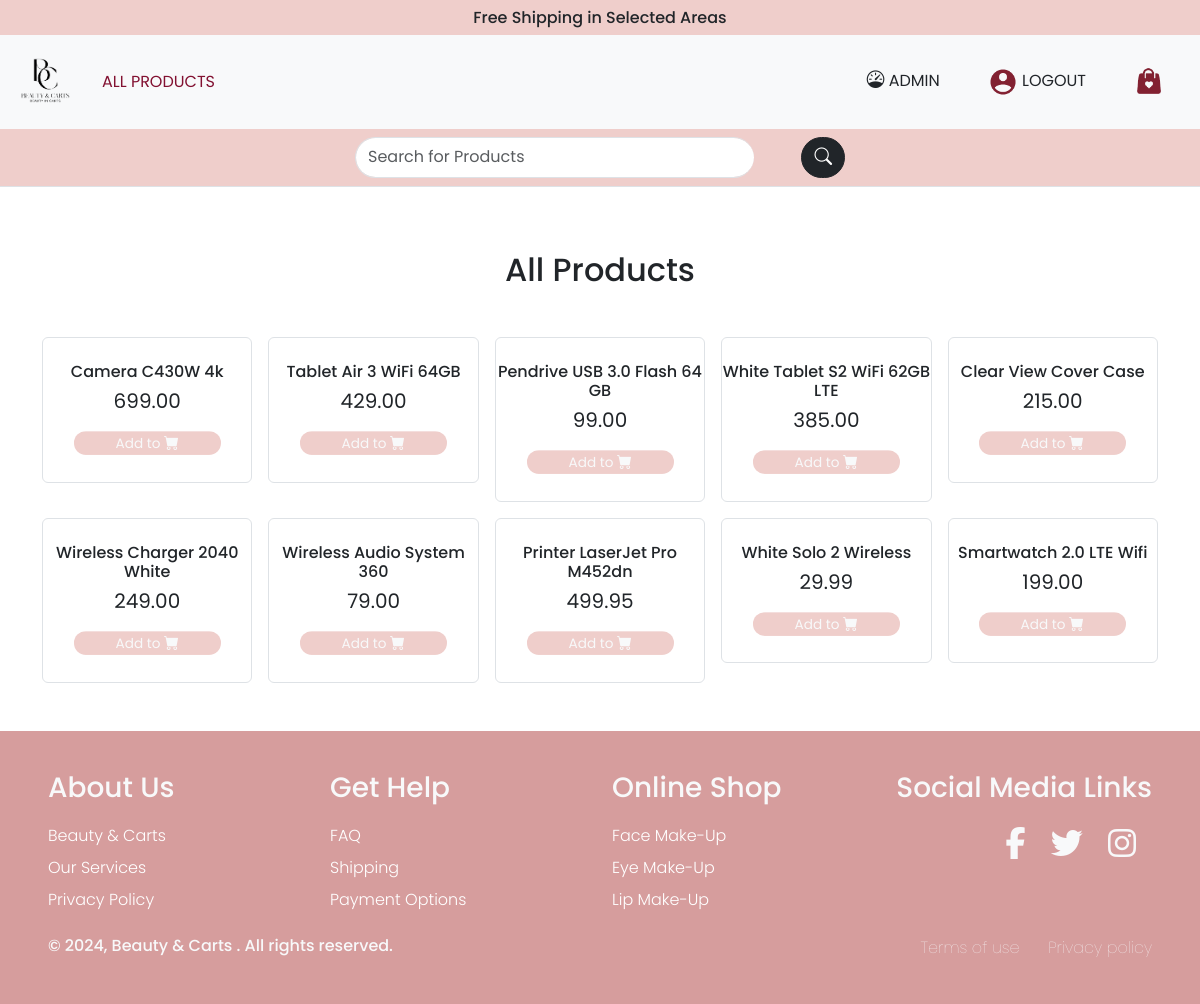
The app's page /product.php (signed in) with its own data.
### tables this page shows
CREATE TABLE IF NOT EXISTS `products` (
  `id` int(11) NOT NULL AUTO_INCREMENT,
  `sku` varchar(50) DEFAULT NULL,
  `name` varchar(255) NOT NULL DEFAULT '',
  `price` decimal(7,2) NOT NULL,
  `image` varchar(255) NOT NULL DEFAULT '',
  PRIMARY KEY (`id`),
  UNIQUE KEY `sku` (`sku`)
);

### product.php (the view, shortened to what this page needs)
<?php
$pdo = pdo_connect_mysql();
$search = $_GET['search'] ?? '';
$search_sql = $search ? 'WHERE(name LIKE "%":search"%") ': '';
$stmt = $pdo->prepare('SELECT * FROM products '.$search_sql.'');
$stmt->execute();
$products =$stmt->fetchAll(PDO::FETCH_ASSOC);
?>
<?php
include 'theme_components/head.php';
include 'theme_components/topNav.php';
include 'theme_components/header.php';
?>
<div class="container my-5">
    <h2 class="text-center mt-3 mb-5">All Products</h2>
    <?php if($products) {?>
    <div class="row row-cols-1 row-cols-sm-2 row-cols-md-3 row-cols-lg-4 row-cols-xl-5 g-3">
        <?php foreach($products as $item_products) {?>
        <div class="col product-container">
        <div class="border shadow-none rounded ">
        <a href="#" class="category-card text-decoration-none text-dark" data-bs-toggle="modal" data-bs-target="#productModal"
            data-product-id="<?= $item_products['id'] ?>"
            data-product-name="<?= $item_products['name'] ?>"
            data-product-price="<?= $item_products['price'] ?>"
            data-product-image="<?= $item_products['image'] ?>"
            data-product-desc="<?= $item_products['product_desc'] ?>" >
            <div class="text-center">
            </div>
          </a>
            <div class="text-center">
                <h6 class="text-center"><?= $item_products['name']?></h6>
                <h5 class="text-center fw-normal"><?= number_format($item_products['price'], 2)?></h5>
                <?php if(isset($_SESSION['account_email'])) {?>
                <form method="POST" action="cart.php">
                    <button type="submit" name="add_to_cart" class="btn add-to-cart-btn btn-block mt-2 mb-4 px-5 py-0 rounded-pill text-light" value="<?= $item_products['id']?>"
                    title="Add to Cart">Add to <i class="bi bi-cart-fill"></i>
                </button>
                </form>
                <?php }else{?>
                    <div class=""></div>
                    <?php }?>
            </div>
            </div>
        </div>
        <?php }?>
    </div>
    <?php }else{?>
        <div class="row mt-5">
            <span class="text-center h4">Product Not Found</span>
        </div>
        <?php }?>
</div>
<?php
include 'theme_components/footer.php';
?>

### CSS/styles.css (style rules this page uses)
* { font-family: "Poppins", sans-serif; font-weight: 100; font-style: normal; padding: 0; margin: 0; box-sizing: border-box; }
body { animation: fadeInAnimation ease 3s; animation-iteration-count: 1; animation-fill-mode: forwards; }
.container { border-radius: 10px; background-color: rgb(255, 255, 255); scroll-snap-type: x mandatory; }
.add-to-cart-btn { background-color: #efcecb; transform: scale(0.85); transition: 0.8s ease; }
.product-container { border: none; transform: scale(1); transition: 0.8s ease; }

### theme_components/head.php (style rules this page uses)
i.bi { font-size: 1.1rem; }

### records on screen
products: name "Camera C430W 4k", price "699.00", $item_products['id'] 43 (drawn)
products: name "Tablet Air 3 WiFi 64GB", price "429.00", $item_products['id'] 44 (drawn)
products: name "Pendrive USB 3.0 Flash 64 GB", price "99.00", $item_products['id'] 45 (drawn)
products: name "White Tablet S2 WiFi 62GB LTE", price "385.00", $item_products['id'] 46 (drawn)
products: name "Clear View Cover Case", price "215.00", $item_products['id'] 47 (drawn)
products: name "Wireless Charger 2040 White", price "249.00", $item_products['id'] 48 (drawn)
products: name "Wireless Audio System 360", price "79.00", $item_products['id'] 49 (drawn)
products: name "Printer LaserJet Pro M452dn", price "499.95", $item_products['id'] 50 (drawn)
products: name "White Solo 2 Wireless", price "29.99", $item_products['id'] 51 (drawn)
products: name "Smartwatch 2.0 LTE Wifi", price "199.00", $item_products['id'] 53 (drawn)
